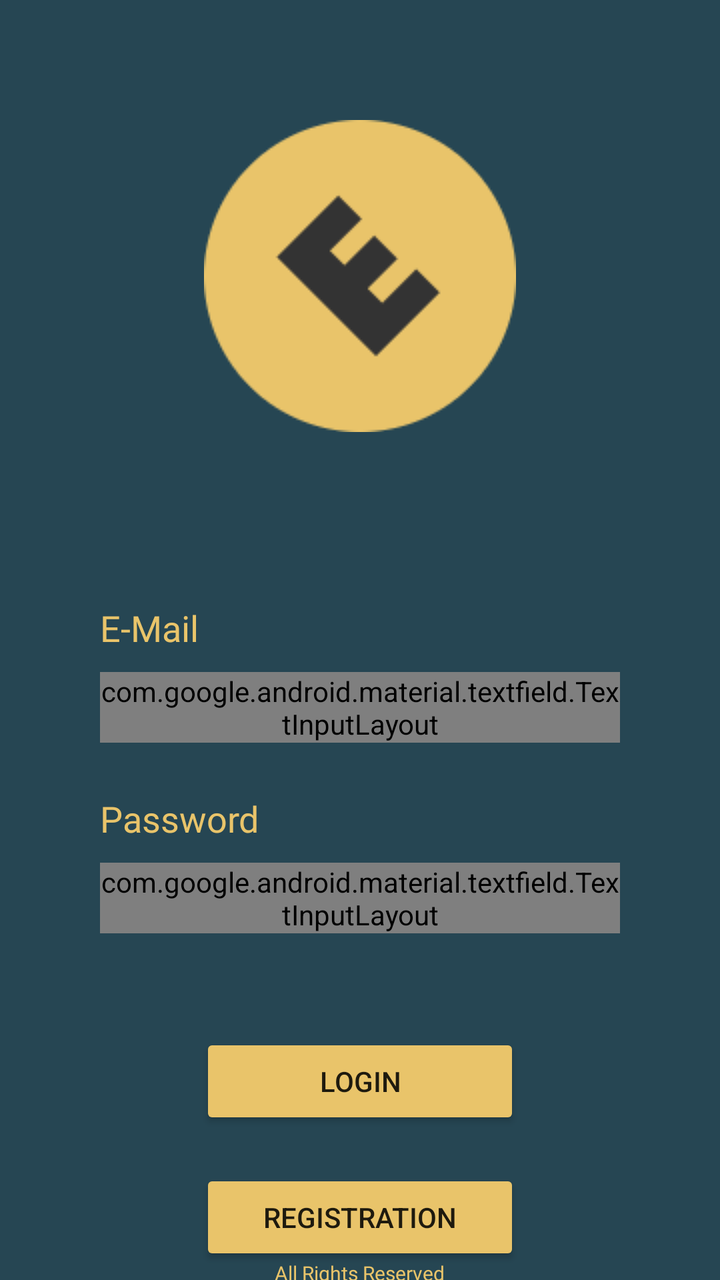
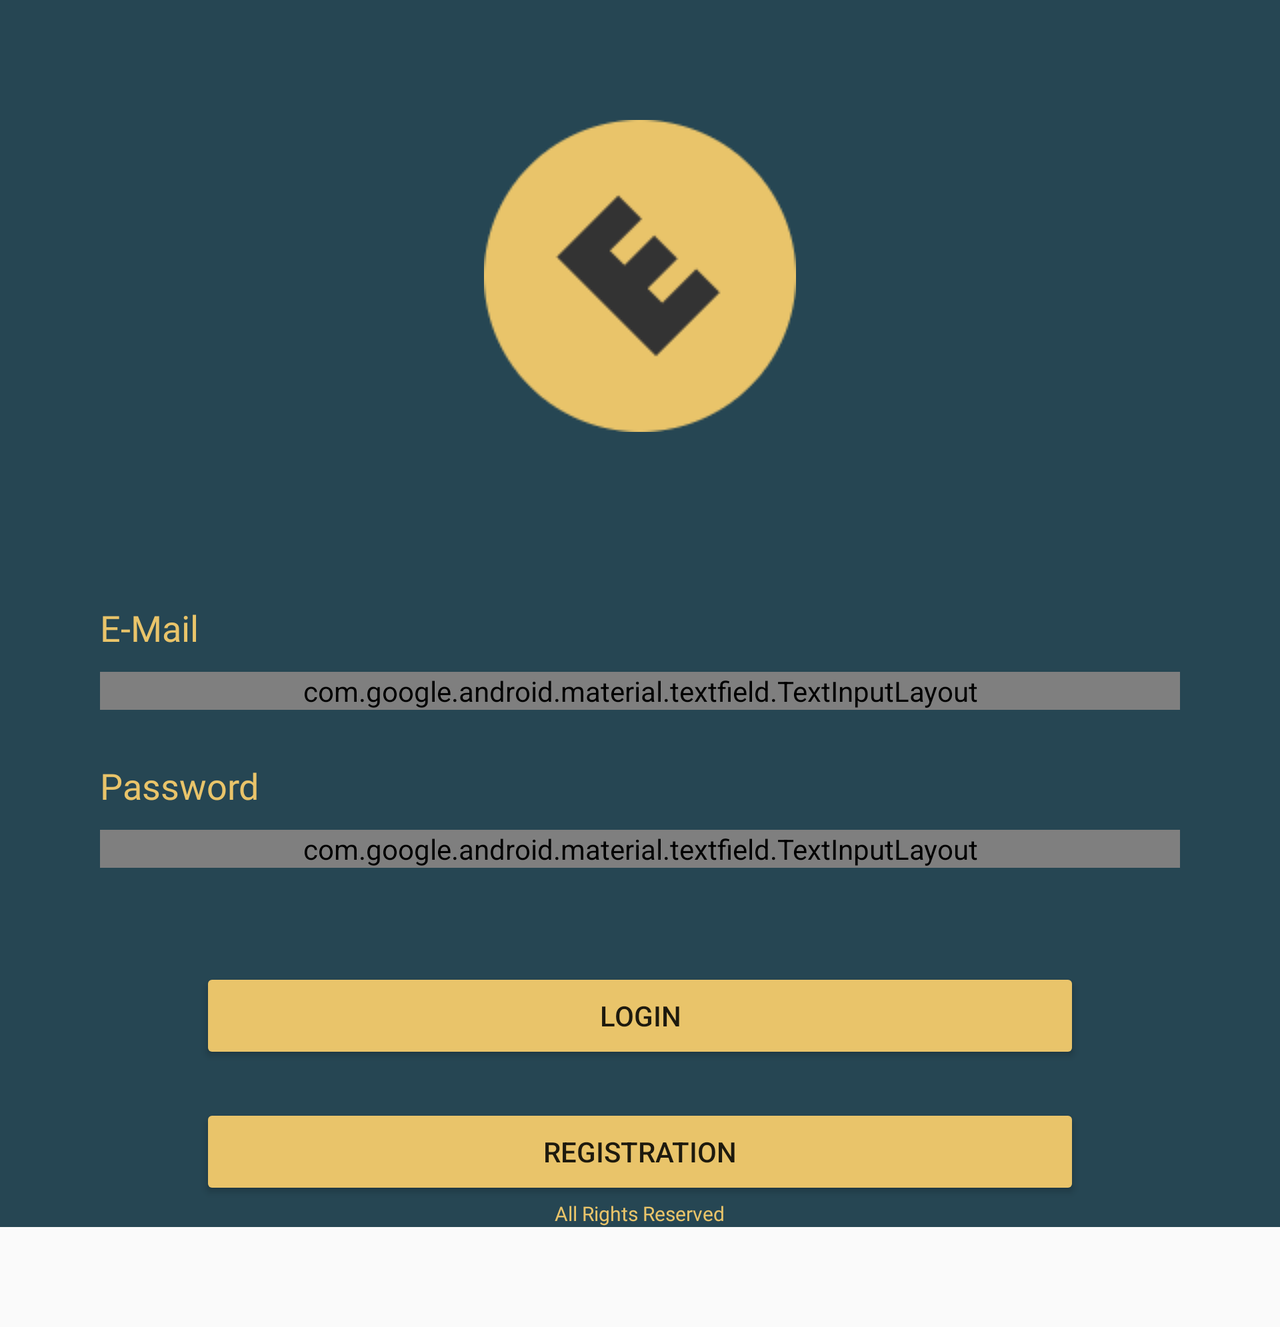

The same Android screen from two of the app's own layout files: first res/layout/ as a phone draws it, then the repository's variant for another configuration, drawn on a device whose configuration selects that folder. Both files follow.
<!-- AndroidManifest.xml: application theme Theme.EventHunt -->
<!-- res/layout/fragment_login.xml -->
<?xml version="1.0" encoding="utf-8"?>
<androidx.constraintlayout.widget.ConstraintLayout xmlns:android="http://schemas.android.com/apk/res/android"
    xmlns:app="http://schemas.android.com/apk/res-auto"
    xmlns:tools="http://schemas.android.com/tools"
    android:id="@+id/frameLayout"
    android:layout_width="match_parent"
    android:layout_height="match_parent"
    android:background="@color/blue"
    tools:context=".view.ui.login.LoginFragment">

    <com.google.android.material.textfield.TextInputLayout
        android:id="@+id/passwordInputLayout"
        style="@style/Widget.MaterialComponents.TextInputLayout.OutlinedBox.Dense"
        android:layout_width="match_parent"
        android:layout_height="wrap_content"
        android:layout_marginStart="50dp"
        android:layout_marginTop="60dp"
        android:layout_marginEnd="50dp"
        app:layout_constraintEnd_toEndOf="parent"
        app:layout_constraintStart_toStartOf="parent"
        app:layout_constraintTop_toBottomOf="@+id/textInputLayout5"
        app:passwordToggleEnabled="true"
        app:passwordToggleTint="@color/black">

        <com.google.android.material.textfield.TextInputEditText
            android:id="@+id/password_login"
            android:layout_width="match_parent"
            android:layout_height="wrap_content"
            android:background="@color/textInput_grey"
            android:inputType="textPassword"
            android:textColor="@color/black" />
    </com.google.android.material.textfield.TextInputLayout>

    <com.google.android.material.textfield.TextInputLayout
        android:id="@+id/textInputLayout5"
        style="@style/Widget.MaterialComponents.TextInputLayout.OutlinedBox.Dense"
        android:layout_width="match_parent"
        android:layout_height="wrap_content"
        android:layout_marginStart="50dp"
        android:layout_marginTop="120dp"
        android:layout_marginEnd="50dp"
        app:layout_constraintEnd_toEndOf="parent"
        app:layout_constraintStart_toStartOf="parent"
        app:layout_constraintTop_toBottomOf="@+id/imageView">

        <com.google.android.material.textfield.TextInputEditText
            android:id="@+id/email_login"
            android:layout_width="match_parent"
            android:layout_height="wrap_content"
            android:background="@color/textInput_grey"
            android:inputType="textEmailAddress"
            android:textColor="@color/black" />
    </com.google.android.material.textfield.TextInputLayout>

    <Button
        android:id="@+id/button_to_registration"
        android:layout_width="match_parent"
        android:layout_height="wrap_content"
        android:layout_marginStart="100dp"
        android:layout_marginTop="20dp"
        android:layout_marginEnd="100dp"
        android:backgroundTint="@color/yellow"
        android:text="Registration"
        app:layout_constraintEnd_toEndOf="parent"
        app:layout_constraintStart_toStartOf="parent"
        app:layout_constraintTop_toBottomOf="@+id/finish_login" />

    <ImageView
        android:id="@+id/imageView"
        android:layout_width="wrap_content"
        android:layout_height="wrap_content"
        android:layout_marginTop="60dp"
        android:src="@drawable/logo"
        app:layout_constraintEnd_toEndOf="parent"
        app:layout_constraintStart_toStartOf="parent"
        app:layout_constraintTop_toTopOf="parent" />

    <Button
        android:id="@+id/finish_login"
        android:layout_width="match_parent"
        android:layout_height="wrap_content"
        android:layout_marginStart="100dp"
        android:layout_marginTop="50dp"
        android:layout_marginEnd="100dp"
        android:backgroundTint="@color/yellow"
        android:text="Login"
        app:layout_constraintEnd_toEndOf="parent"
        app:layout_constraintStart_toStartOf="parent"
        app:layout_constraintTop_toBottomOf="@+id/passwordInputLayout" />

    <TextView
        android:id="@+id/textView2"
        android:layout_width="wrap_content"
        android:layout_height="wrap_content"
        android:layout_marginBottom="10dp"
        android:text="E-Mail"
        android:fontFamily="@font/archivo_black"
        android:textSize="18sp"
        android:textColor="@color/yellow"
        app:layout_constraintBottom_toTopOf="@+id/textInputLayout5"
        app:layout_constraintStart_toStartOf="@+id/textInputLayout5" />

    <TextView
        android:id="@+id/textView3"
        android:layout_width="wrap_content"
        android:layout_height="wrap_content"
        android:layout_marginBottom="10dp"
        android:text="Password"
        android:fontFamily="@font/archivo_black"
        android:textSize="18sp"
        android:textColor="@color/yellow"
        app:layout_constraintBottom_toTopOf="@+id/passwordInputLayout"
        app:layout_constraintStart_toStartOf="@+id/passwordInputLayout" />

    <TextView
        android:id="@+id/textView4"
        android:layout_width="wrap_content"
        android:layout_height="wrap_content"
        android:fontFamily="@font/archivo_black"
        android:text="All Rights Reserved"
        android:textColor="@color/yellow"
        android:textSize="10sp"
        app:layout_constraintBottom_toBottomOf="parent"
        app:layout_constraintEnd_toEndOf="@+id/button_to_registration"
        app:layout_constraintStart_toStartOf="@+id/button_to_registration"
        app:layout_constraintTop_toBottomOf="@+id/button_to_registration" />
</androidx.constraintlayout.widget.ConstraintLayout>
<!-- resources referenced by this layout -->
<resources>
  <color name="black">#FF000000</color>
  <color name="blue">#264653</color>
  <color name="textInput_grey">#D9D9D9</color>
  <color name="yellow">#E9C46A</color>
  <!-- drawable logo: png bitmap (drawable, 2596 bytes) -->
  <style name="Theme.EventHunt" parent="Theme.AppCompat.Light.DarkActionBar">
          
          <item name="colorPrimary">@color/yellow</item>
          <item name="colorPrimaryDark">@color/blue</item>
          <item name="colorAccent">@color/orange</item>
          
      </style>
  <color name="orange">#e76f51</color>
</resources>
<!-- res/layout-land/fragment_login.xml (the repository's variant of the layout above) -->
<!-- drawn on the phone turned sideways -->
<?xml version="1.0" encoding="utf-8"?>
<ScrollView xmlns:app="http://schemas.android.com/apk/res-auto"
    android:layout_width="match_parent"
    android:layout_height="match_parent"
    xmlns:android="http://schemas.android.com/apk/res/android"
    xmlns:tools="http://schemas.android.com/tools"
    android:background="#264653"
    tools:context=".view.ui.login.LoginFragment"
    android:layout_marginBottom="50dp">

<androidx.constraintlayout.widget.ConstraintLayout xmlns:android="http://schemas.android.com/apk/res/android"
    xmlns:app="http://schemas.android.com/apk/res-auto"
    xmlns:tools="http://schemas.android.com/tools"
    android:id="@+id/frameLayout"
    android:layout_width="match_parent"
    android:layout_height="match_parent"
    android:background="@color/blue"
    tools:context=".view.ui.login.LoginFragment">

    <com.google.android.material.textfield.TextInputLayout
        android:id="@+id/passwordInputLayout"
        style="@style/Widget.MaterialComponents.TextInputLayout.OutlinedBox.Dense"
        android:layout_width="match_parent"
        android:layout_height="wrap_content"
        android:layout_marginStart="50dp"
        android:layout_marginTop="60dp"
        android:layout_marginEnd="50dp"
        app:layout_constraintEnd_toEndOf="parent"
        app:layout_constraintStart_toStartOf="parent"
        app:layout_constraintTop_toBottomOf="@+id/textInputLayout5"
        app:passwordToggleEnabled="true"
        app:passwordToggleTint="@color/black">

        <com.google.android.material.textfield.TextInputEditText
            android:id="@+id/password_login"
            android:layout_width="match_parent"
            android:layout_height="wrap_content"
            android:background="@color/textInput_grey"
            android:inputType="textPassword"
            android:textColor="@color/black" />
    </com.google.android.material.textfield.TextInputLayout>

    <com.google.android.material.textfield.TextInputLayout
        android:id="@+id/textInputLayout5"
        style="@style/Widget.MaterialComponents.TextInputLayout.OutlinedBox.Dense"
        android:layout_width="match_parent"
        android:layout_height="wrap_content"
        android:layout_marginStart="50dp"
        android:layout_marginTop="120dp"
        android:layout_marginEnd="50dp"
        app:layout_constraintEnd_toEndOf="parent"
        app:layout_constraintStart_toStartOf="parent"
        app:layout_constraintTop_toBottomOf="@+id/imageView">

        <com.google.android.material.textfield.TextInputEditText
            android:id="@+id/email_login"
            android:layout_width="match_parent"
            android:layout_height="wrap_content"
            android:background="@color/textInput_grey"
            android:inputType="textEmailAddress"
            android:textColor="@color/black" />
    </com.google.android.material.textfield.TextInputLayout>

    <Button
        android:id="@+id/button_to_registration"
        android:layout_width="match_parent"
        android:layout_height="wrap_content"
        android:layout_marginStart="100dp"
        android:layout_marginTop="20dp"
        android:layout_marginEnd="100dp"
        android:backgroundTint="@color/yellow"
        android:text="Registration"
        app:layout_constraintEnd_toEndOf="parent"
        app:layout_constraintStart_toStartOf="parent"
        app:layout_constraintTop_toBottomOf="@+id/finish_login" />

    <ImageView
        android:id="@+id/imageView"
        android:layout_width="wrap_content"
        android:layout_height="wrap_content"
        android:layout_marginTop="60dp"
        android:src="@drawable/logo"
        app:layout_constraintEnd_toEndOf="parent"
        app:layout_constraintStart_toStartOf="parent"
        app:layout_constraintTop_toTopOf="parent" />

    <Button
        android:id="@+id/finish_login"
        android:layout_width="match_parent"
        android:layout_height="wrap_content"
        android:layout_marginStart="100dp"
        android:layout_marginTop="50dp"
        android:layout_marginEnd="100dp"
        android:backgroundTint="@color/yellow"
        android:text="Login"
        app:layout_constraintEnd_toEndOf="parent"
        app:layout_constraintStart_toStartOf="parent"
        app:layout_constraintTop_toBottomOf="@+id/passwordInputLayout" />

    <TextView
        android:id="@+id/textView2"
        android:layout_width="wrap_content"
        android:layout_height="wrap_content"
        android:layout_marginBottom="10dp"
        android:text="E-Mail"
        android:fontFamily="@font/archivo_black"
        android:textSize="18sp"
        android:textColor="@color/yellow"
        app:layout_constraintBottom_toTopOf="@+id/textInputLayout5"
        app:layout_constraintStart_toStartOf="@+id/textInputLayout5" />

    <TextView
        android:id="@+id/textView3"
        android:layout_width="wrap_content"
        android:layout_height="wrap_content"
        android:layout_marginBottom="10dp"
        android:text="Password"
        android:fontFamily="@font/archivo_black"
        android:textSize="18sp"
        android:textColor="@color/yellow"
        app:layout_constraintBottom_toTopOf="@+id/passwordInputLayout"
        app:layout_constraintStart_toStartOf="@+id/passwordInputLayout" />

    <TextView
        android:id="@+id/textView4"
        android:layout_width="wrap_content"
        android:layout_height="wrap_content"
        android:fontFamily="@font/archivo_black"
        android:text="All Rights Reserved"
        android:textColor="@color/yellow"
        android:textSize="10sp"
        app:layout_constraintBottom_toBottomOf="parent"
        app:layout_constraintEnd_toEndOf="@+id/button_to_registration"
        app:layout_constraintStart_toStartOf="@+id/button_to_registration"
        app:layout_constraintTop_toBottomOf="@+id/button_to_registration" />
</androidx.constraintlayout.widget.ConstraintLayout>

    </ScrollView>
